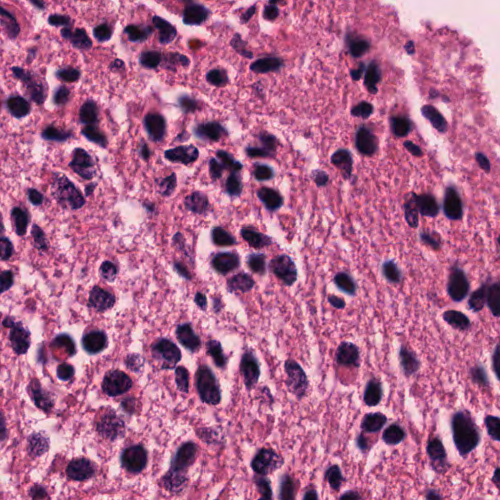
#> input picture archive/segmentation-tensorflow/segmentation_test_images/miccai15/TCGA-CS-6666-01Z-00-DX1.6F91FE79-CCA6-401C-9C3C-74B2F9C9DF4A_41076_35868_500_500.png, 500 x 500 px
$ python -i stainNorm_Reinhard.py   (imports and definitions only)
#> lines starting #> are read from the running program, lines starting #| are printed output that depends on the picture
### large_scale_training_testing/color_norm/stain_utils.py
"""
Uses the spams package:

http://spams-devel.gforge.inria.fr/index.html

Use with python via e.g https://anaconda.org/conda-forge/python-spams
"""

from __future__ import division

import numpy as np

def standardize_brightness(I):
    """

    :param I:
    :return:
    """
    p = np.percentile(I, 90)
#> p = 218
    return np.clip(I * 255.0 / p, 0, 255).astype(np.uint8)
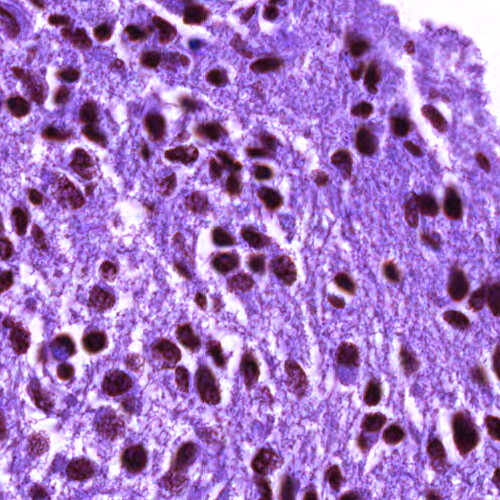
#> returned value: shape (500, 500, 3); mean of channels 0, 1, 2 197.7, 120.3, 165.6; drawn as B, G, R

### large_scale_training_testing/color_norm/stainNorm_Reinhard.py
from __future__ import division

import cv2 as cv
import numpy as np
import stain_utils as ut


### Some functions ###


def lab_split(I):
    """
    Convert from RGB uint8 to LAB and split into channels
    :param I: uint8
    :return:
    """
    I = cv.cvtColor(I, cv.COLOR_RGB2LAB)
#> I: shape (500, 500, 3); mean of channels 0, 1, 2 152.4, 164.6, 116.9
    I = I.astype(np.float32)
#> I: shape (500, 500, 3) float32; mean of channels 0, 1, 2 152.4, 164.6, 116.9
    I1, I2, I3 = cv.split(I)
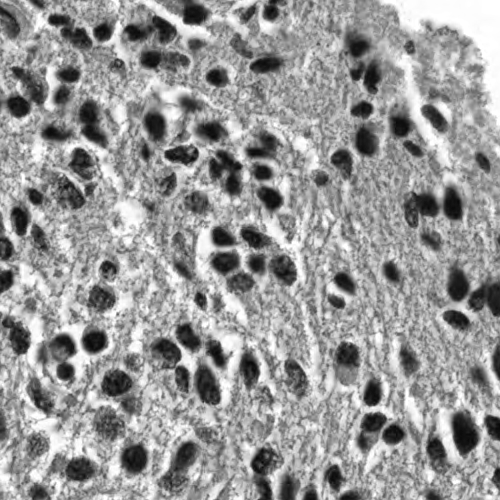
#> I1: shape (500, 500) float32; min 6, max 255, mean 152.4
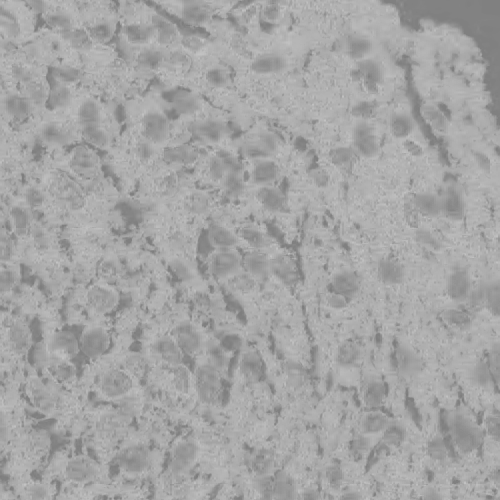
#> I2: shape (500, 500) float32; min 124, max 195, mean 164.6
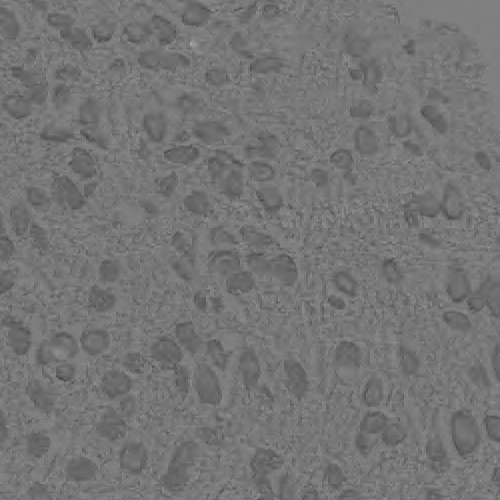
#> I3: shape (500, 500) float32; min 71, max 165, mean 116.9
    I1 /= 2.55
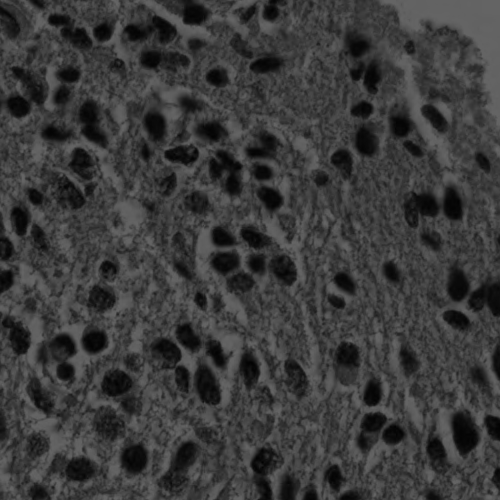
#> I1: shape (500, 500) float32; min 2.35, max 100, mean 59.8
    I2 -= 128.0
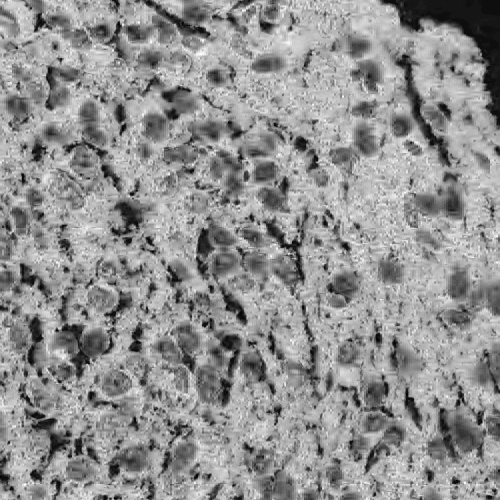
#> I2: shape (500, 500) float32; min -4, max 67, mean 36.6; drawn with min black and max white
    I3 -= 128.0
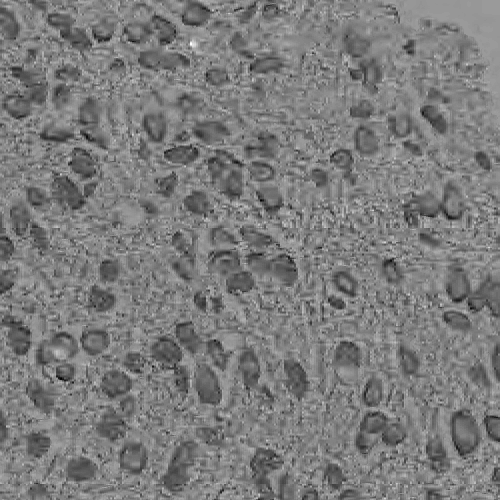
#> I3: shape (500, 500) float32; min -57, max 37, mean -11.1; drawn with min black and max white
    return I1, I2, I3


def merge_back(I1, I2, I3):
    """
    Take seperate LAB channels and merge back to give RGB uint8
    :param I1:
    :param I2:
    :param I3:
    :return:
    """
    I1 *= 2.55
    I2 += 128.0
    I3 += 128.0
    I = np.clip(cv.merge((I1, I2, I3)), 0, 255).astype(np.uint8)
    return cv.cvtColor(I, cv.COLOR_LAB2RGB)


def get_mean_std(I):
    """
    Get mean and standard deviation of each channel
    :param I: uint8
    :return:
    """
    I1, I2, I3 = lab_split(I)
    m1, sd1 = cv.meanStdDev(I1)
#> m1 = [59.76]; sd1 = [22.38]
    m2, sd2 = cv.meanStdDev(I2)
#> m2 = [36.64]; sd2 = [13.25]
    m3, sd3 = cv.meanStdDev(I3)
#> m3 = [-11.11]; sd3 = [8.75]
    means = m1, m2, m3
#> means = ([59.76], [36.64], [-11.11])
    stds = sd1, sd2, sd3
#> stds = ([22.38], [13.25], [8.75])
    return means, stds


### Main class ###

class Normalizer(object):
    """
    A stain normalization object
    """

    def __init__(self):
        self.target_means = None
        self.target_stds = None

    def fit(self, target):
        target = ut.standardize_brightness(target)
        means, stds = get_mean_std(target)
        self.target_means = means
        self.target_stds = stds

    def transform(self, I):
        I = ut.standardize_brightness(I)
        I1, I2, I3 = lab_split(I)
        means, stds = get_mean_std(I)
#> means = ([59.76], [36.64], [-11.11]); stds = ([22.38], [13.25], [8.75])
#> (the run stopped early here; a loop or call above may not have finished)

$ run again, on archive/segmentation-tensorflow/segmentation_test_images/miccai15/TCGA-DU-A7TJ-01A-01-TS1.99D996D1-8FC4-4ADC-8EA6-89856E5351CF_61169_7781_500_500.png
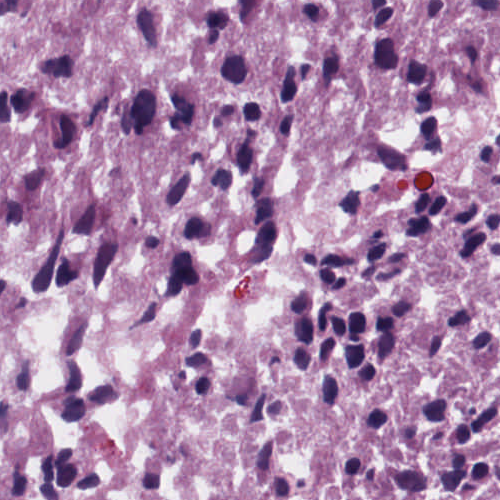
#> input picture archive/segmentation-tensorflow/segmentation_test_images/miccai15/TCGA-DU-A7TJ-01A-01-TS1.99D996D1-8FC4-4ADC-8EA6-89856E5351CF_61169_7781_500_500.png, 500 x 500 px
#> p = 224
#> in lab_split, `I2 -= 128.0`:
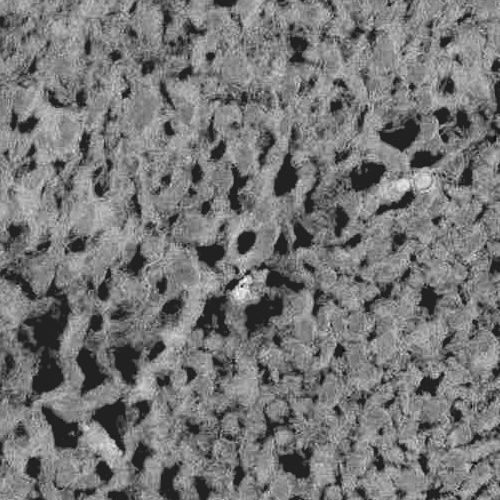
#> I2: shape (500, 500) float32; min -9, max 60, mean 23.1; drawn with min black and max white
#> in lab_split, `I3 -= 128.0`:
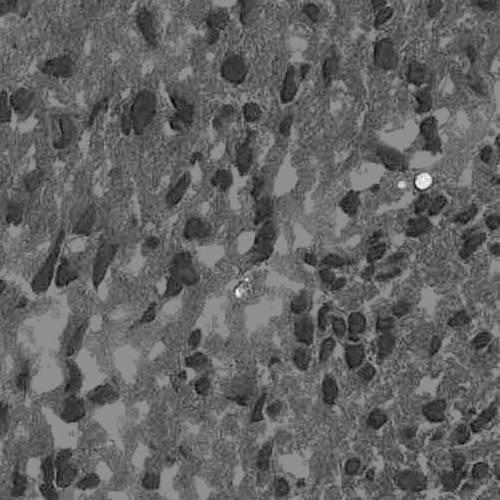
#> I3: shape (500, 500) float32; min -50, max 39, mean -15.5; drawn with min black and max white
#> m1 = [67.46]; sd1 = [20.86]
#> m2 = [23.06]; sd2 = [10.62]
#> m3 = [-15.5]; sd3 = [8.85]
#> in get_mean_std, `means = m1, m2, m3`: means = ([67.46], [23.06], [-15.5])
#> in get_mean_std, `stds = sd1, sd2, sd3`: stds = ([20.86], [10.62], [8.85])
#> in transform, `means, stds = get_mean_std(I)`: means = ([67.46], [23.06], [-15.5]); stds = ([20.86], [10.62], [8.85])
